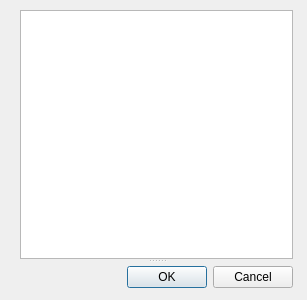
<?xml version="1.0" encoding="UTF-8"?>
<ui version="4.0">
 <class>editDbDialog</class>
 <widget class="QDialog" name="editDbDialog">
  <property name="geometry">
   <rect>
    <x>0</x>
    <y>0</y>
    <width>307</width>
    <height>300</height>
   </rect>
  </property>
  <property name="windowTitle">
   <string>Dialog</string>
  </property>
  <widget class="QSplitter" name="splitter">
   <property name="geometry">
    <rect>
     <x>20</x>
     <y>10</y>
     <width>273</width>
     <height>281</height>
    </rect>
   </property>
   <property name="orientation">
    <enum>Qt::Vertical</enum>
   </property>
   <widget class="QTableView" name="tableView"/>
   <widget class="QDialogButtonBox" name="buttonBox">
    <property name="orientation">
     <enum>Qt::Horizontal</enum>
    </property>
    <property name="standardButtons">
     <set>QDialogButtonBox::Cancel|QDialogButtonBox::Ok</set>
    </property>
   </widget>
  </widget>
 </widget>
 <resources/>
 <connections>
  <connection>
   <sender>buttonBox</sender>
   <signal>accepted()</signal>
   <receiver>editDbDialog</receiver>
   <slot>accept()</slot>
   <hints>
    <hint type="sourcelabel">
     <x>248</x>
     <y>254</y>
    </hint>
    <hint type="destinationlabel">
     <x>157</x>
     <y>274</y>
    </hint>
   </hints>
  </connection>
  <connection>
   <sender>buttonBox</sender>
   <signal>rejected()</signal>
   <receiver>editDbDialog</receiver>
   <slot>reject()</slot>
   <hints>
    <hint type="sourcelabel">
     <x>316</x>
     <y>260</y>
    </hint>
    <hint type="destinationlabel">
     <x>286</x>
     <y>274</y>
    </hint>
   </hints>
  </connection>
 </connections>
</ui>
